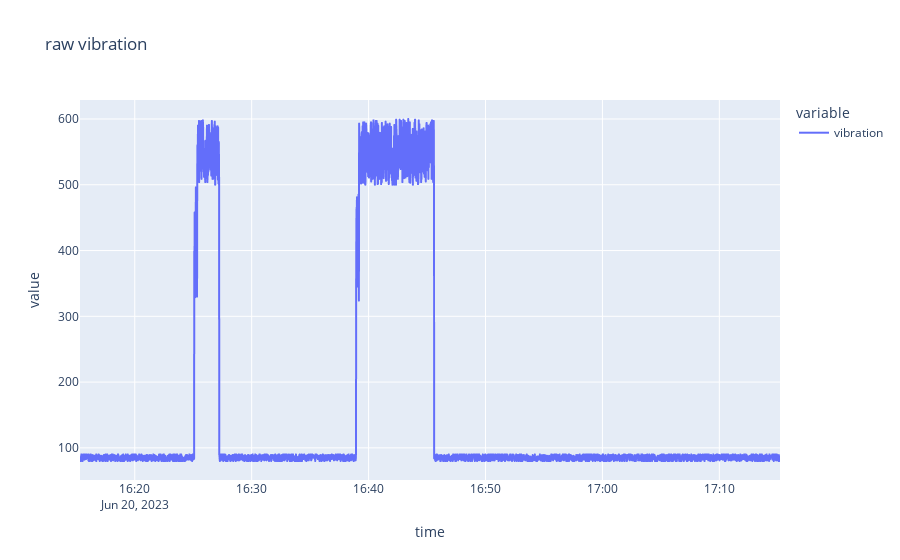

The code cell stored with this chart in its notebook:
### Markdown cell above
Return all columns from the table flight for the past 3 days.

### Code cell
query = "SELECT vibration FROM machine_data WHERE \"machineID\" = 'machine2' AND time >= now() - 1h"
table = client.query(query=query, language="influxql")
anom_data = table.to_pandas()
fig2 = px.line(anom_data, x="time", y=["vibration"], title='raw vibration')
fig2.show()

### Figure 1 — Plotly figure (JSON) as saved in the notebook; plotly's stock layout.template omitted (floating-point values rounded to 4 significant figures; data arrays with more than 128 entries replaced by an {"elided": "..."} marker saying what was removed)
{"data": [{"hovertemplate": "variable=vibration<br>time=%{x}<br>value=%{y}<extra></extra>", "legendgroup": "vibration", "line": {"color": "#636efa", "dash": "solid"}, "marker": {"symbol": "circle"}, "mode": "lines", "name": "vibration", "showlegend": true, "type": "scattergl", "x": {"elided": "3590 str values"}, "xaxis": "x", "y": {"elided": "3590 int values"}, "yaxis": "y"}], "layout": {"legend": {"title": {"text": "variable"}, "tracegroupgap": 0}, "title": {"text": "raw vibration"}, "xaxis": {"anchor": "y", "domain": [0, 1], "title": {"text": "time"}}, "yaxis": {"anchor": "x", "domain": [0, 1], "title": {"text": "value"}}}}
